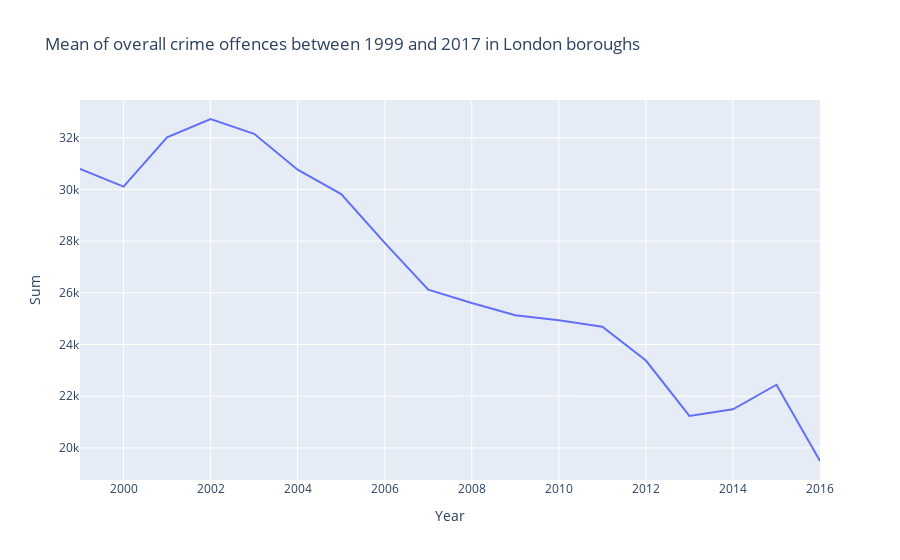

Notebook source saved alongside this figure:
### Code cell
# Analysing and visualising the data 

# We want to plot 2 graphs:
# 1. The mean of overall crime offences over time (in years) - interactive line plot
# 2. The mean of overall recorded sexual offences over time (in years) - interactive line plot

# For the graph 1. we plot the mean of overall crime offences for all London boroughs from 1999 to 2016
# x-axis: time (in years)
# y-axis: mean of all London Boroughs of the number of overall crime offences

# Now we create an updated dataframe (df1_bis) and indicate that we disregard the last two columns, ie. 'Inner London' and 'Outer London' 

df1_bis = modif(df1)
columns = df1_bis.columns[:-2] 

year=[1999,2000,2001,2002,2003,2004,2005,2006,2007,2008,2009,2010,2011,2012,2013,2014,2015,2016]

# Creation of a column with the sum and years in df1_bis to plot the graphs

df1_bis['Sum'] = sum(df1_bis[borough] for borough in columns)/len(columns)

df1_bis['Year']= year


# Creation of line plot using the 'line()' method from plotly.express

fig = px.line(df1_bis,x='Year',y='Sum',
                 title = "Mean of overall crime offences between 1999 and 2017 in London boroughs")

fig.show()

#We save the interactive graph as an html in order to incorporate them in our website

fig.write_html('/Users/jutti/Documents/QM2SRQ1-2/Visualisations/Mean of overall crime offences between 1999 and 2017 in London boroughs.html')

### Figure 1 — Plotly figure (JSON) as saved in the notebook; plotly's stock layout.template omitted (floating-point values rounded to 4 significant figures)
{"data": [{"hovertemplate": "Year=%{x}<br>Sum=%{y}<extra></extra>", "legendgroup": "", "line": {"color": "#636efa", "dash": "solid"}, "marker": {"symbol": "circle"}, "mode": "lines", "name": "", "orientation": "h", "showlegend": false, "type": "scatter", "x": [1999, 2000, 2001, 2002, 2003, 2004, 2005, 2006, 2007, 2008, 2009, 2010, 2011, 2012, 2013, 2014, 2015, 2016], "xaxis": "x", "y": [30790.0, 30110.0, 32020.0, 32720.0, 32150.0, 30760.0, 29820.0, 27930.0, 26120.0, 25600.0, 25130.0, 24940.0, 24690.0, 23380.0, 21240.0, 21490.0, 22440.0, 19490.0], "yaxis": "y"}], "layout": {"legend": {"tracegroupgap": 0}, "title": {"text": "Mean of overall crime offences between 1999 and 2017 in London boroughs"}, "xaxis": {"anchor": "y", "domain": [0, 1], "title": {"text": "Year"}}, "yaxis": {"anchor": "x", "domain": [0, 1], "title": {"text": "Sum"}}}}
